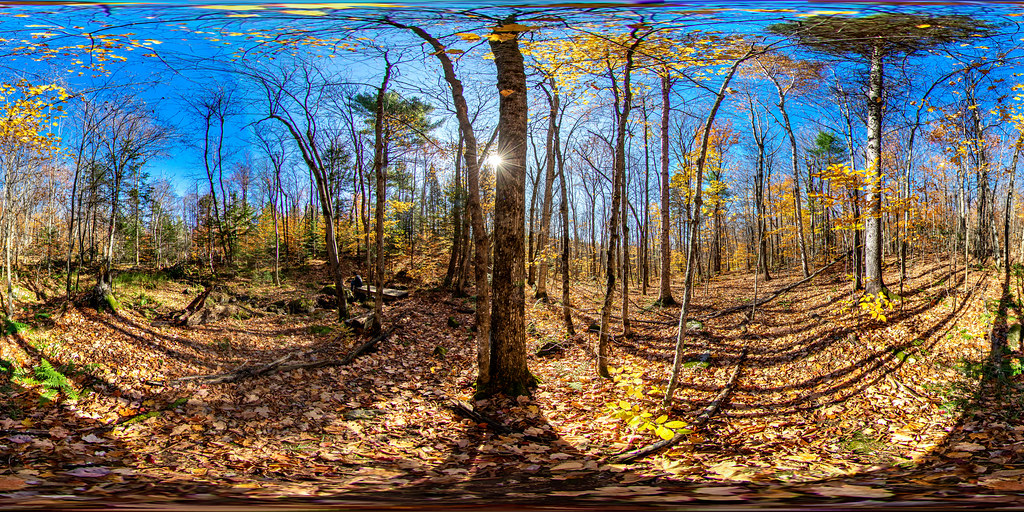
//> input picture data/equirect_temp1.jpg, 1024 x 512 px
$ ./equirect2fisheye   (built with g++ and OpenCV 4)
//> lines starting //> are read from the running program, lines starting //| are printed output that depends on the picture; after the words box and inside, x2 and y2 are one past the last pixel; in counts of white or black regions, pixels touching at a corner belong together
//> further down, frame is the input picture: 512 rows x 1024 cols, CV_8UC3; mean B, G, R 98.5, 107, 110.7
### omnicv/utils.hpp
#include <opencv2/opencv.hpp>
#include <string>

using namespace std;
using namespace cv;

class fisheyeImgConv
{

    public:

        std::string filePath;
        int Wd;
        int Hd;
        int Ws;
        int Hs;
        cv::Mat map_x;
        cv::Mat map_y;
        bool singleLens;
        int Cx;
        int Cy;
        int radius;
        int aperture;
        bool dice;
        int side;


        fisheyeImgConv(std::string paramFilePath="None");
        void fisheye2equirect(const cv::Mat &srcFrame, cv::Mat &dstFrame, cv::Size outShape, int aperture=0, int delx=0, int dely=0, int radius=0, bool edit_mode=false);
        void meshgrid(const cv::Range &xgv, const cv::Range &ygv,cv::Mat &X, cv::Mat &Y);
        void applyMap(const int &map, const cv::Mat &srcFrame, cv::Mat &dstFrame);
        void equirect2cubemap(const cv::Mat &srcFrame,cv::Mat &dstFrame, const int side=256, const bool modif=false, const bool dice = false);
        void cubemap2equirect(const cv::Mat &srcFrame1, const cv::Size outShape, cv::Mat &outFrame);
        void equirect2persp(const cv::Mat &img, cv::Mat &dstFrame,float FOV, float THETA, float PHI, int Hd, int Wd);
        void cubemap2persp(const cv::Mat &img, cv::Mat &dstFrame, float FOV, float THETA, float PHI, int Hd, int Wd);
        void equirect2Fisheye_UCM(const cv::Mat &img, cv::Mat &dstFrame, cv::Size outShape, float f=50, float xi=1.2,float alpha=0, float beta=0, float gamma=0);
        void equirect2Fisheye_EUCM(const cv::Mat &img, cv::Mat &dstFrame, cv::Size outShape, float f=50, float a_ = 0.5, float b_=0.5, float alpha=0, float beta=0, float gamma=0);
        void equirect2Fisheye_FOV(const cv::Mat &img, cv::Mat &dstFrame, cv::Size outShape, float f=50, float w_=1.2,float alpha=0, float beta=0, float gamma=0);
        void equirect2Fisheye_DS(const cv::Mat &img, cv::Mat &dstFrame, cv::Size outShape, float f=50, float a_ = 0.5, float xi_=0.5, float alpha=0, float beta=0, float gamma=0);
        cv::Mat RMat(double alpha, double beta, double gamma);
};

### omnicv/imgMap.cpp
#include"utils.hpp"
#include<fstream>
#include<iostream>
#include<string>
#include <complex>
#define CV_INTER_CUBIC 2

fisheyeImgConv::fisheyeImgConv(std::string paramFilePath)
: filePath {paramFilePath} {}

// [9 lines left out: function meshgrid, not called in this run]

cv::Mat fisheyeImgConv::RMat(double alpha, double beta, double gamma)
{
	cv::Mat R;

	cv::Mat Rx = (cv::Mat_<double>(3,3) << 1,0,0,0,std::cos(alpha),-1*std::sin(alpha),0,std::sin(alpha),std::cos(alpha));
	cv::Mat Ry = (cv::Mat_<double>(3,3) << std::cos(beta),0,1*std::sin(beta),0,1,0,-1*std::sin(beta),0,std::cos(beta));
	cv::Mat Rz = (cv::Mat_<double>(3,3) << std::cos(gamma),-1*std::sin(gamma),0,std::sin(gamma),std::cos(gamma),0,0,0,1);
	R = Rz*Ry*Rx;

	return R;
}
// [839 lines left out: functions fisheye2equirect, applyMap, equirect2cubemap, cubemap2equirect, equirect2persp, cubemap2persp and 3 more, not called in this run]

void fisheyeImgConv::equirect2Fisheye_DS(const cv::Mat &img, cv::Mat &dstFrame, cv::Size outShape, float f, float a_, float xi_,float alpha, float beta, float gamma)
{
//> called with outShape = Size(250, 250), f = 50, a_ = 0.4, xi_ = 0.8, alpha = 0, beta = 0, gamma = 0
	this->Hd = outShape.height;
//> this->Hd = 250
	this->Wd = outShape.width;
//> this->Wd = 250

	int Hs{img.rows};
//> Hs = 512
	int Ws{img.cols};
//> Ws = 1024

	int Cx = this->Wd/2.0;
//> Cx = 125
	int Cy = this->Hd/2.0;
//> Cy = 125

	float fmin{0},omega{0},Ps_x{0},Ps_y{0},Ps_z{0},theta{0},phi{0},a{0},b{0},r{0},x_hat{0},y_hat{0},x2_y2_hat{0},z_hat{0},coef{0},K_{0},del_{0};

	cv::Mat R;
	cv::Mat Ps = (cv::Mat_<double>(3,1) << Ps_x,Ps_y,Ps_z);

	R = this->RMat(alpha,beta,gamma)*(this->RMat(0, -CV_PI/2, CV_PI/4)*this->RMat(0,CV_PI/2,CV_PI/2));

	// std::cout << R;

	fmin = std::sqrt(std::abs((2*a_ - 1)*((1-Cx)*(1-Cx) + (1-Cy)*(1-Cy))))*1.0001;
//> fmin = 78.43

	this->map_x = cv::Mat::zeros(this->Hd, this->Wd, CV_32FC1);
//> this->map_x: 250 rows x 250 cols, CV_32FC1; every value is 0
	this->map_y = cv::Mat::zeros(this->Hd, this->Wd, CV_32FC1);

	for(int x{0} ; x< this->Wd; x++)
	{
		for(int y{0}; y < this->Hd; y++)
		{
			x_hat = (float(x - Cx)/f);
			y_hat = (float(y - Cy)/f);

			x2_y2_hat = x_hat*x_hat + y_hat*y_hat;

			del_ = 1-(2*a_-1)*x2_y2_hat;

			if (del_ < 0)
				z_hat = ((1 - a_*a_*x2_y2_hat)*(1-a_))/(1-2*a_+a_*a_*(1+std::abs(del_)));
			else
				z_hat = (1-a_*a_*x2_y2_hat)/((1-a_)+a_*std::sqrt(del_));

			del_ = z_hat*z_hat + (1 - xi_*xi_)*x2_y2_hat;

			if (del_ < 0)
				omega = x2_y2_hat*xi_/(z_hat*z_hat + x2_y2_hat);
			else
				omega = (z_hat*xi_ + std::sqrt(del_))/(z_hat*z_hat + x2_y2_hat);

			Ps_x = omega*x_hat;
			Ps_y = omega*y_hat;
			Ps_z = omega*z_hat - xi_;

			Ps.at<double>(0,0) = Ps_x;
			Ps.at<double>(1,0) = Ps_y;
			Ps.at<double>(2,0) = Ps_z;

			Ps = R*Ps;

			Ps_x = Ps.at<double>(0,0);
			Ps_y = Ps.at<double>(1,0);
			Ps_z = Ps.at<double>(2,0);

			theta = std::atan2(Ps_y,Ps_x);
			phi = std::atan2(Ps_z,std::sqrt(Ps_x*Ps_x + Ps_y*Ps_y));

			a = 2*CV_PI/(Ws-1);
			b = CV_PI - a*(Ws - 1);
			this->map_x.at<float>(y,x) = (1.0/a)*(theta - b);

			a = -CV_PI/(Hs - 1);
			b = CV_PI/2;
			this->map_y.at<float>(y,x) = (1.0/a)*(phi - b);
		}
	}
//> this loop made 250 passes
//> (x_hat, x2_y2_hat, del_, z_hat, omega) on passes 1 to 3: (-2.5, 12.4, 5, -0.731, 0.128), (-2.48, 12.3, 4.95, -0.72, 0.129), (-2.46, 12.2, 4.9, -0.71, 0.129)
//> after the loop, x_hat = 2.48; y_hat = 2.48; x2_y2_hat = 12.3; del_ = 4.95; z_hat = -0.72; omega = 0.129; Ps = [0.857, -0.406, -0.319]
	cv::remap(img, dstFrame, this->map_x, this->map_y, CV_INTER_CUBIC,2);
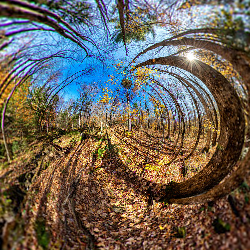
//> dstFrame: 250 rows x 250 cols, CV_8UC3; mean B, G, R 87.5, 98.2, 107.1
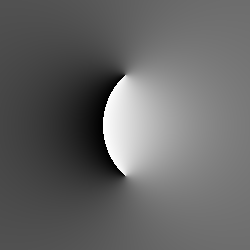
//> this->map_x: 250 rows x 250 cols, CV_32FC1; min 0.281, max 1022.7, mean 409.2; drawn with min black and max white
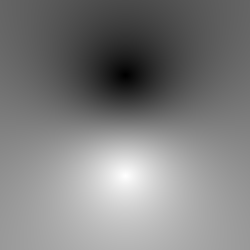
//> this->map_y: 250 rows x 250 cols, CV_32FC1; min 1.48, max 509.5, mean 255.2; drawn with min black and max white
	// std::cout << "f = " << f << "| fmin = " << fmin;
	if (f  < fmin)
	{
		r = std::sqrt(std::abs((f*f)/(2*a_ - 1)));
		cv::Mat mask=cv::Mat::zeros(dstFrame.rows,dstFrame.cols, CV_8UC3);
		cv::circle(mask, cv::Point (Cx,Cy), r,cv::Scalar (255,255,255),-1);
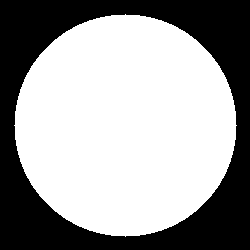
//> mask: 250 rows x 250 cols, CV_8UC3; 61.9% white; 1 black region, box (x1, y1, x2, y2) and area: (0, 0, 250, 250) 23831
		cv::bitwise_and(dstFrame, mask, dstFrame);
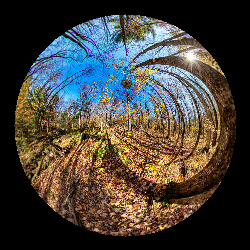
//> dstFrame: 250 rows x 250 cols, CV_8UC3; mean B, G, R 58.9, 65.4, 69.4
	}
	// cv::imshow("output",dstFrame);
	// cv::waitKey(0);
}

### Examples/equirect2fisheye.cpp
#include<iostream>
#include<opencv2/opencv.hpp>
#include"../omnicv/utils.hpp"
#include <opencv2/core/core.hpp>
#define CV_WINDOW_NORMAL 0

// Creating the display window
int H = 500;
int W = 500;

std::string WINDOW_NAME{"viewer"};

int main()
{
  cv::namedWindow(WINDOW_NAME,CV_WINDOW_NORMAL);
  // cv::resizeWindow(WINDOW_NAME, 400, 400);

  cv::Mat frame;
  cv::Mat outFrame;

  /*
  // ##### 1. Example for equirectangular to fisheye image conversion using Unified camera model ##########
  frame = cv::imread("../data/equirect_temp1.jpg");
  cv::imshow(WINDOW_NAME,frame);
  cv::waitKey(0);
  fisheyeImgConv mapper1;
  mapper1.equirect2Fisheye_UCM(frame,outFrame, cv::Size (250,250),100,0.9);
  cv::imshow("Unified Camera Model model output",outFrame);
  cv::waitKey(0);
  */

  /*
  // ##### 2. Example for equirectangular to fisheye image conversion using Extended Unified camera model ##########
  frame = cv::imread("../data/equirect_temp1.jpg");
  cv::imshow(WINDOW_NAME,frame);
  cv::waitKey(0);
  fisheyeImgConv mapper1;
  mapper1.equirect2Fisheye_EUCM(frame,outFrame, cv::Size (250,250),100,0.4,2);
  cv::imshow("Extended Unified Camera Model model output",outFrame);
  cv::waitKey(0);
  */

  /*
  // ##### 3. Example for equirectangular to fisheye image conversion using Field of View camera model ##########
  frame = cv::imread("../data/equirect_temp1.jpg");
  cv::imshow(WINDOW_NAME,frame);
  cv::waitKey(0);
  fisheyeImgConv mapper1;
  mapper1.equirect2Fisheye_FOV(frame,outFrame, cv::Size (250,250),50,1.2);
  cv::imshow("Field of View model output",outFrame);
  cv::waitKey(0);
  */

  // /*
  // ##### 4. Example for equirectangular to fisheye image conversion using Double Sphere camera model ##########
  frame = cv::imread("../data/equirect_temp1.jpg");
  cv::imshow(WINDOW_NAME,frame);
  cv::waitKey(0);
  fisheyeImgConv mapper1;
  mapper1.equirect2Fisheye_DS(frame,outFrame, cv::Size (250,250),50,0.4,0.8);
  cv::imshow("Double Sphere model output",outFrame);
  cv::waitKey(0);
  // */
  return 0;
}

$ run again, with data/cubemap.jpg copied over data/equirect_temp1.jpg
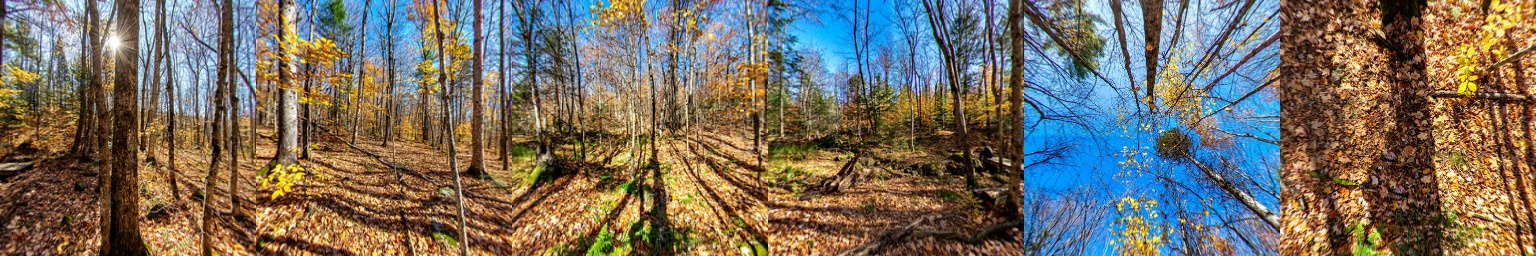
//> input picture data/cubemap.jpg, 1536 x 256 px
//> frame is the input picture: 256 rows x 1536 cols, CV_8UC3; mean B, G, R 96.4, 109.8, 118.1
//> in equirect2Fisheye_DS, `this->Hd = outShape.height;`: this->Hd = 250
//> Cx = 125
//> fmin = 78.43
//> the loop in equirect2Fisheye_DS, `for(int x{0} ; x< this->Wd; x++)` made 250 passes
//> (x_hat, x2_y2_hat, del_, z_hat, omega) on passes 1 to 3: (-2.5, 12.4, 5, -0.731, 0.128), (-2.48, 12.3, 4.95, -0.72, 0.129), (-2.46, 12.2, 4.9, -0.71, 0.129)
//> after the loop in equirect2Fisheye_DS, `for(int x{0} ; x< this->Wd; x++)`: x_hat = 2.48; x2_y2_hat = 12.3; del_ = 4.95; z_hat = -0.72; omega = 0.129; Ps = [0.857, -0.406, -0.319]
//> in equirect2Fisheye_DS, `cv::remap(img, dstFrame, this->map_x, this->map_y, CV_INTER_CUBIC,2);`:
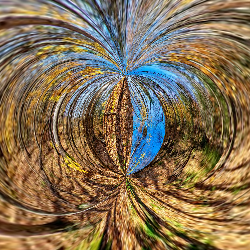
//> dstFrame: 250 rows x 250 cols, CV_8UC3; mean B, G, R 84.9, 112.5, 132.4
//> mask: 250 rows x 250 cols, CV_8UC3; 61.9% white; 1 black region, box (x1, y1, x2, y2) and area: (0, 0, 250, 250) 23831
//> in equirect2Fisheye_DS, `cv::bitwise_and(dstFrame, mask, dstFrame);`:
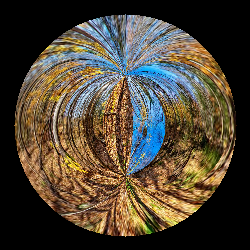
//> dstFrame: 250 rows x 250 cols, CV_8UC3; mean B, G, R 53.6, 67.9, 77.5

$ run again, with data/cubemap_dice.jpg copied over data/equirect_temp1.jpg
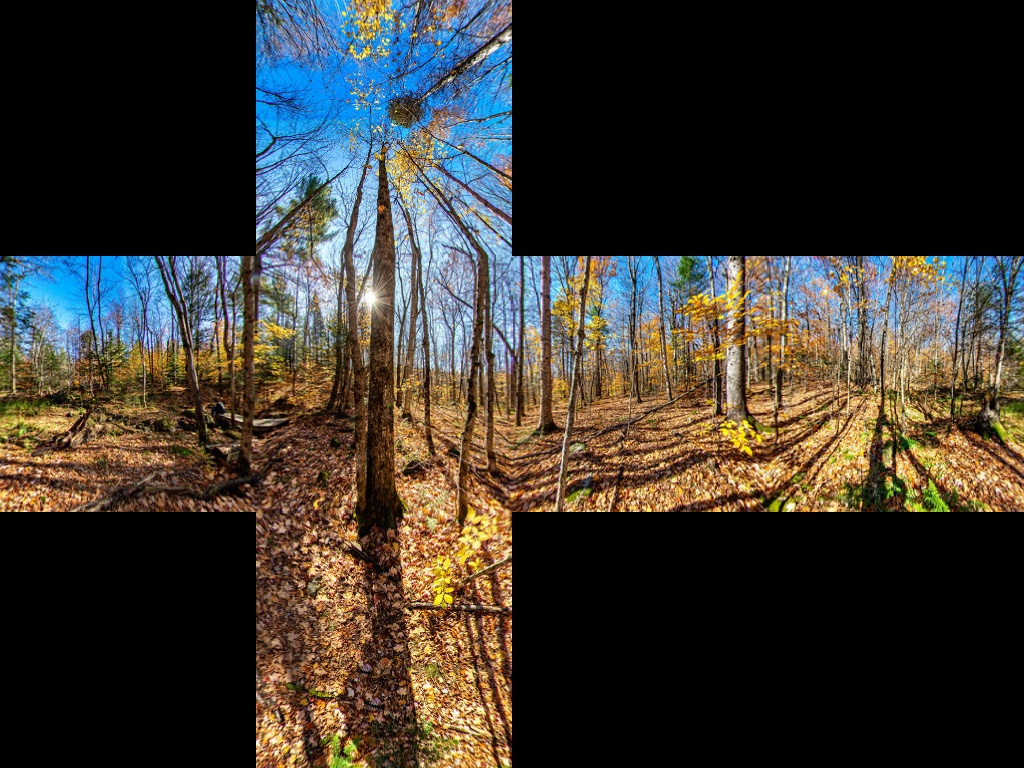
//> input picture data/cubemap_dice.jpg, 1024 x 768 px
//> frame is the input picture: 768 rows x 1024 cols, CV_8UC3; mean B, G, R 48.2, 54.9, 59.1
//> in equirect2Fisheye_DS, `this->Hd = outShape.height;`: this->Hd = 250
//> Cx = 125
//> fmin = 78.43
//> the loop in equirect2Fisheye_DS, `for(int x{0} ; x< this->Wd; x++)` made 250 passes
//> (x_hat, x2_y2_hat, del_, z_hat, omega) on passes 1 to 3: (-2.5, 12.4, 5, -0.731, 0.128), (-2.48, 12.3, 4.95, -0.72, 0.129), (-2.46, 12.2, 4.9, -0.71, 0.129)
//> after the loop in equirect2Fisheye_DS, `for(int x{0} ; x< this->Wd; x++)`: x_hat = 2.48; x2_y2_hat = 12.3; del_ = 4.95; z_hat = -0.72; omega = 0.129; Ps = [0.857, -0.406, -0.319]
//> in equirect2Fisheye_DS, `cv::remap(img, dstFrame, this->map_x, this->map_y, CV_INTER_CUBIC,2);`:
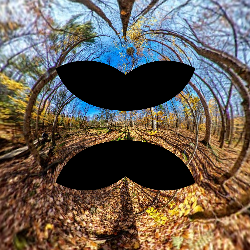
//> dstFrame: 250 rows x 250 cols, CV_8UC3; mean B, G, R 84.2, 94.8, 105.5
//> mask: 250 rows x 250 cols, CV_8UC3; 61.9% white; 1 black region, box (x1, y1, x2, y2) and area: (0, 0, 250, 250) 23831
//> in equirect2Fisheye_DS, `cv::bitwise_and(dstFrame, mask, dstFrame);`:
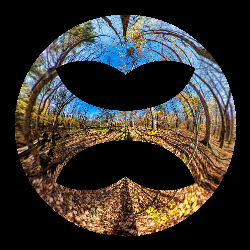
//> dstFrame: 250 rows x 250 cols, CV_8UC3; mean B, G, R 43.6, 49.5, 54.1
